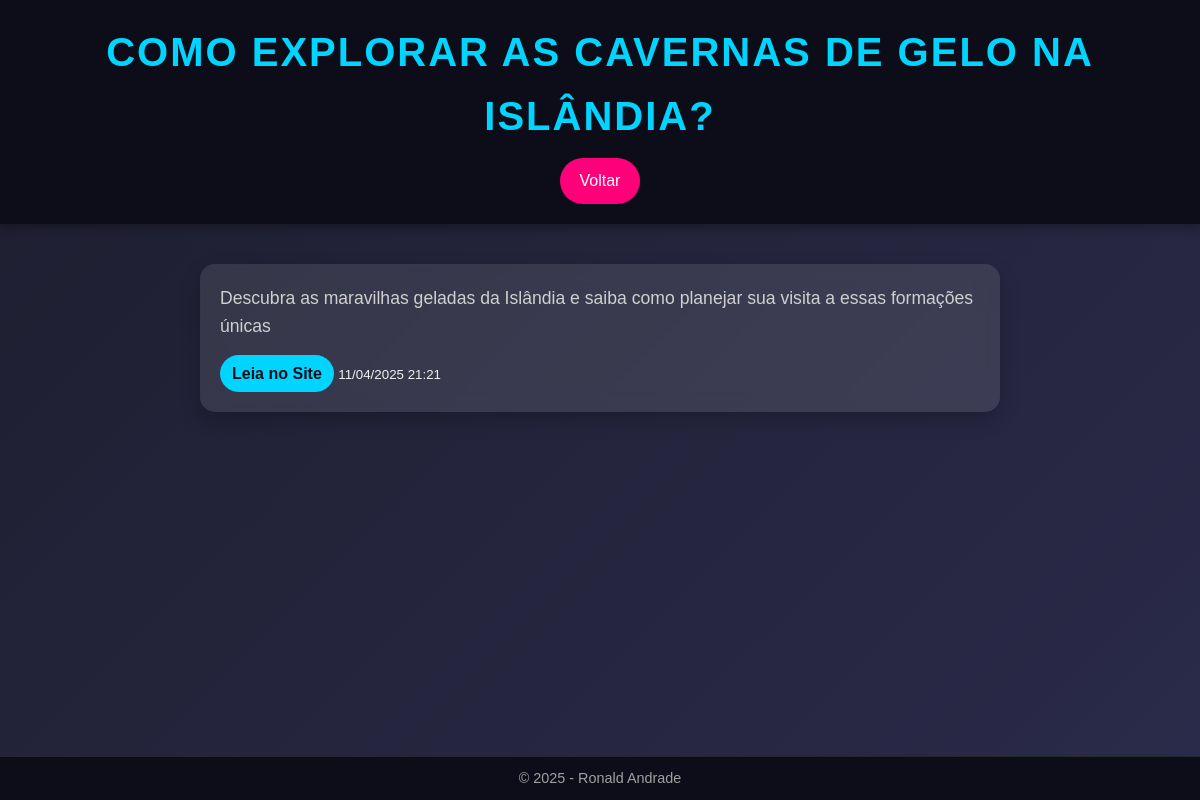
The page /noticia/1200 on the database its author committed.
### app/models.py (models this page shows)
class Noticia(db.Model):
    __tablename__ = 'Noticia'
    id = db.Column(db.Integer, primary_key=True)
    titulo = db.Column(db.String(200), nullable=False)
    conteudo = db.Column(db.Text, nullable=False)
    url = db.Column(db.String(500), unique=True, nullable=False)
    data_publicacao = db.Column(db.DateTime, nullable=False)
    resumo = db.Column(db.Text)

### app/routes.py (the view)
@bp.route('/noticia/<int:id>')
def noticia_detalhe(id):
    noticia = Noticia.query.get_or_404(id)
    return render_template('noticia.html', noticia=noticia)

### app/templates/noticia.html (shortened to what this page needs)
<!DOCTYPE html>
<html lang="pt-br">
<head>
    <link rel="stylesheet" href="{{ url_for('static', filename='styles.css') }}">
</head>
<body>
    <header>
        <h1>{{ noticia.titulo }}</h1>
        <a href="/" class="btn-voltar">Voltar</a>
    </header>
    <main>
        <section class="noticia-detalhe">
            <p>{{ noticia.conteudo }}</p>
            <a href="{{ noticia.url }}" target="_blank" class="btn-leia-mais">Leia no Site</a>
            <small>{{ noticia.data_publicacao.strftime('%d/%m/%Y %H:%M') }}</small>
        </section>
    </main>
    <footer>
        <p>© 2025 - Ronald Andrade</p>
    </footer>
</body>
</html>

### app/static/styles.css (style rules this page uses)
* { margin: 0; padding: 0; box-sizing: border-box; font-family: 'Arial', sans-serif; }
body { background: linear-gradient(135deg, #1e1e2f 0%, #2a2a4a 100%); color: #f0f0f0; line-height: 1.6; min-height: 100vh; display: flex; flex-direction: column; }
header { background: #0d0d1a; padding: 20px; text-align: center; box-shadow: 0 4px 10px rgba(0, 0, 0, 0.3); }
header h1 { font-size: 2.5em; color: #00d4ff; text-transform: uppercase; letter-spacing: 2px; }
.btn-atualizar, .btn-voltar { display: inline-block; margin-top: 10px; padding: 10px 20px; background: #ff007a; color: #fff; text-decoration: none; border-radius: 25px; transition: transform 0.3s, background 0.3s; }
main { flex: 1; padding: 20px; }
.btn-leia-mais { display: inline-block; padding: 6px 12px; background: #00d4ff; color: #0d0d1a; text-decoration: none; border-radius: 20px; font-weight: bold; transition: background 0.3s; align-self: flex-start; }
.noticia-detalhe { max-width: 800px; margin: 20px auto; padding: 20px; background: rgba(255, 255, 255, 0.1); border-radius: 15px; backdrop-filter: blur(10px); box-shadow: 0 8px 20px rgba(0, 0, 0, 0.2); }
.noticia-detalhe p { font-size: 1.1em; color: #d0d0d0; margin-bottom: 15px; }
footer { background: #0d0d1a; padding: 10px; text-align: center; font-size: 0.9em; color: #a0a0a0; border-top: 1px solid rgba(255, 255, 255, 0.1); }

### rows shown on the page
Noticia: titulo "COMO EXPLORAR AS CAVERNAS DE GELO NA ISLÂNDIA?", conteudo "Descubra as maravilhas geladas da Islândia e saiba como planejar sua visita a essas formações únicas", data_publicacao "11/04/2025 21:21"
